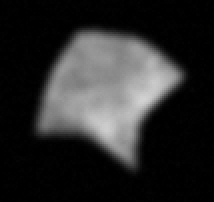
#> input picture DS4A/Week10/case_18.3_student/sample_images/mut_1.png, 214 x 202 px; its folder holds 4 pictures in this run
$ jupyter execute --allow-errors case_18.3_student.ipynb   (shell and % lines are left out)   (older library calls are emulated)
#> lines starting #> are read from the running program, lines starting #| are printed output that depends on the picture
# Predicting cancerous mutations from images of human cells

## Goals

In previous cases we learned the fundamentals of an artificial neural network (ANN) and saw how powerful they could be in analyzing complex data, especially large datasets with highly nonlinear relationships.

However, we were still working with traditional data composed of structured feature vectors. In this case, you will learn about a particular type of neural network architecture, the **convolutional neural network**, which can handle more complex data, like images. You will learn not only the structure of this kind of model but also how to train and evaluate it using a modern data science toolbox. You will also be able to assess your CNN's strengths and limitations in comparison to simpler models and gain experience with TensorFlow and Keras.

[cell 1]
### Load relevant packages
import pandas as pd
import numpy as np
import matplotlib.pyplot as plt

# general
from numpy import mean
from numpy import std
from scipy.stats import truncnorm
from sklearn.model_selection import train_test_split
from sklearn.model_selection import KFold
from sklearn.model_selection import StratifiedKFold
from sklearn.metrics import confusion_matrix

# image processing
from PIL import (
    Image,
)  # <-- if you cannot install, comment out and find the cell containing %%help%%

# import pickle  # <-- these packages are optional, only if you want to explore image processing
# import glob
# import os

# convolutional neural network
from tensorflow import keras
from tensorflow.keras.utils import to_categorical
from tensorflow.keras.models import Sequential
from tensorflow.keras.layers import Conv2D
from tensorflow.keras.layers import MaxPooling2D
from tensorflow.keras.layers import Dense
from tensorflow.keras.layers import Flatten
from tensorflow.keras.optimizers import SGD

# random forest
from sklearn.preprocessing import StandardScaler
from sklearn.ensemble import RandomForestClassifier
from sklearn.model_selection import train_test_split

plt.style.use("ggplot")

## Introduction

**Business Context.** You work for a medical research group working to develop a diagnostic method that identifies an individual’s **predisposition to cancer** based on images of human cells.

This tool could be revolutionary for identifying specific mutations on the cancer-associated p53 gene without genetic testing - the procedure could be a lot cheaper and less invasive. Additionally, if we understand what features of the images are being used to distinguish the mutant cells, this could help generate further hypotheses and experiments for underlying biological differences to help determine a person's predisposition.

There are three different kinds of mutations you want to be able to detect, based on hundreds of images of cells photographed under a microscope. You also need to be able to detect whether there is a mutation at all.

**Business Problem.** You have been tasked with **predicting the mutation of a cell, given any information you can obtain from these photographs**. Specifically, you will be using both raw images of human fibroblast cells and features extracted from these images using image processing algorithms.

**Analytical Context.** In the last case, you became familiar with basic neural networks by predicting the fair market value of used cars. The dataset you used was some of the standard structured data you have probably seen before: features scraped from Craigslist. In this case, you will be working with image data and learn about more advanced neural networks: in particular, the **convolutional neural network** (CNN). You will practice using and comparing a range of machine learning classifiers, both traditional and more modern, in order to tackle the question: *Can we predict cancerous mutations from images of human cells?*

The case is structured as follows: (1) you will understand the raw image dataset; (2) you will build, train, and evaluate a simple CNN from scratch; (3) you will build, train, and evaluate a more complex CNN using TensorFlow's `keras` module; and (4) you will build, train, and evaluate a more traditional machine learning classifier (random forest) on a set of features pre-extracted from the raw images.

In the image above, you can see a photograph of human lung fibroblast cells under a microscope. The green is the body (the cytoplasm) of the cell and the pink is the nucleus. Biotechnology has advanced so that we can actually "color" cells and photograph them with high-definition microscopes. We can also do this at large scales, photographing thousands of cells at a time. Nowadays, scientists can even color different parts of a cell (such as the nucleus above, but also other organelles) by making different proteins light up with photofluorescence. As in many other industries, this has led to an explosion of data, because every cell now has countless features we could observe from a single image.

What we will explore in this case is how to work with this image data. However, many of the challenges we will face in this case are ones not unique to the problem of understanding cells - they are helpful if you ever need to work with image data.

## Understanding the data

### Preprocessing the images

Take a look at an example of a raw image from each class in greyscale (they were originally in color). The first image is of a cell with the first mutation (the photographs of cells are enhanced to refine edges and decrease blurring). The next image is an example of a cell with the second mutation. Then there is an example of a cell with the third mutation, which is fainter because they come from a lab that does not do image enhancements. Finally, there is an example of a cell where there are no mutations. These samples come from a lab where the cell borders are circled manually by a technician.

Note the use of [plt.subplot](https://matplotlib.org/api/_as_gen/matplotlib.pyplot.subplot.html) to show several images in the same plot.

[cell 2]
# %%help%% If you are having trouble installing PIL, you can just open the images
# in the sample_images directory to view them, instead of running this code.

sample_images_path = "sample_images/"
sample_images_list = ["mut_1", "mut_2", "mut_3", "normal"]
for i, img in zip(range(len(sample_images_list)), sample_images_list):
    pil_im = Image.open(sample_images_path + img + ".png", "r")
#> pil_im is the input picture: PIL image 214x202 RGBA; mean R, G, B, A 42.6, 42.6, 42.6, 255
    # plot raw pixel data,
    plt.subplot(2, 2, 1 + i)
    plt.imshow(np.asarray(pil_im), cmap="Greys")
plt.tight_layout()
plt.show()
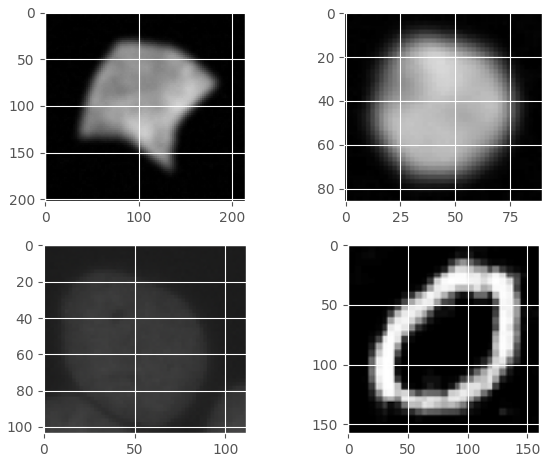
#> figure drawn by matplotlib, 4 panels
